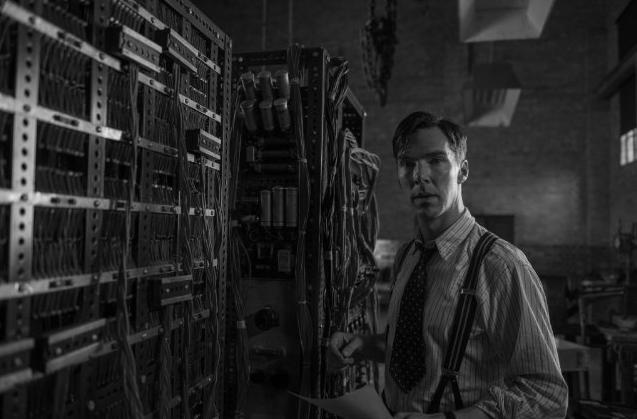
#> input picture python/basic_tool/color/images/inputs/cover_gray.png, 637 x 419 px; the run also reads 1 picture not shown here
$ python open_cv.py
#> lines starting #> are read from the running program, lines starting #| are printed output that depends on the picture; pictures that were not available may be replaced by others from this repository, and a replacement may not be noted
import cv2 as cv
import matplotlib.pyplot as plt


def main():
    # both read in IMREAD_UNCHANGE type
    # if the color is grayscale, there will be only one channel
    unchanged_image = cv.imread('./images/inputs/cover_gray.png', cv.IMREAD_UNCHANGED)
#> unchanged_image is the input picture: shape (419, 637); min 0, max 232, mean 38.9
    print(unchanged_image.shape)
#| (419, 637)
    plt.imshow(unchanged_image, cmap='gray')
    plt.show()
    # the color image read by cv will be bgr type not rgb
    unchanged_image = cv.imread('./images/inputs/cover.png', cv.IMREAD_UNCHANGED)
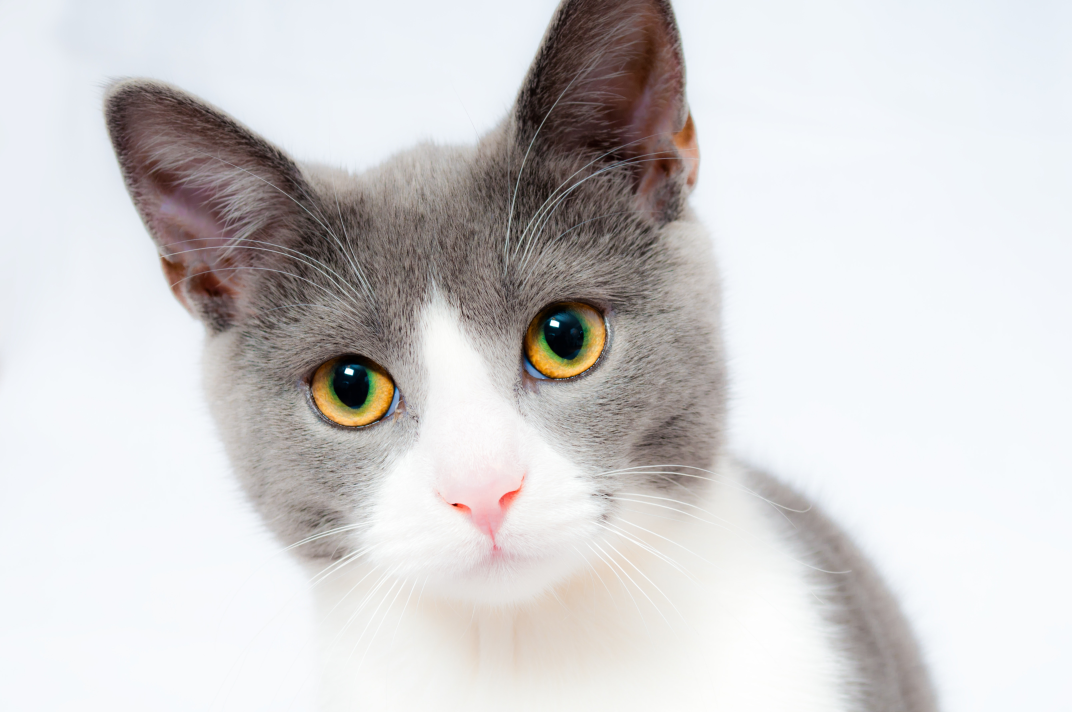
#> input picture python/basic_tool/tranfer/fast-fourier-transform/images/inputs/cat_picture.jpg, 5360 x 3560 px, given in place of cover.png, which was not available (shown at 1/5 size)
#> unchanged_image is the input picture: shape (3560, 5360, 3); mean B, G, R 208.7, 208.3, 210.2
    print(unchanged_image.shape)
#| (3560, 5360, 3)
    plt.imshow(unchanged_image)
    plt.show()
    # split b, g, r three channel and merge back
    b, g, r = cv.split(unchanged_image)
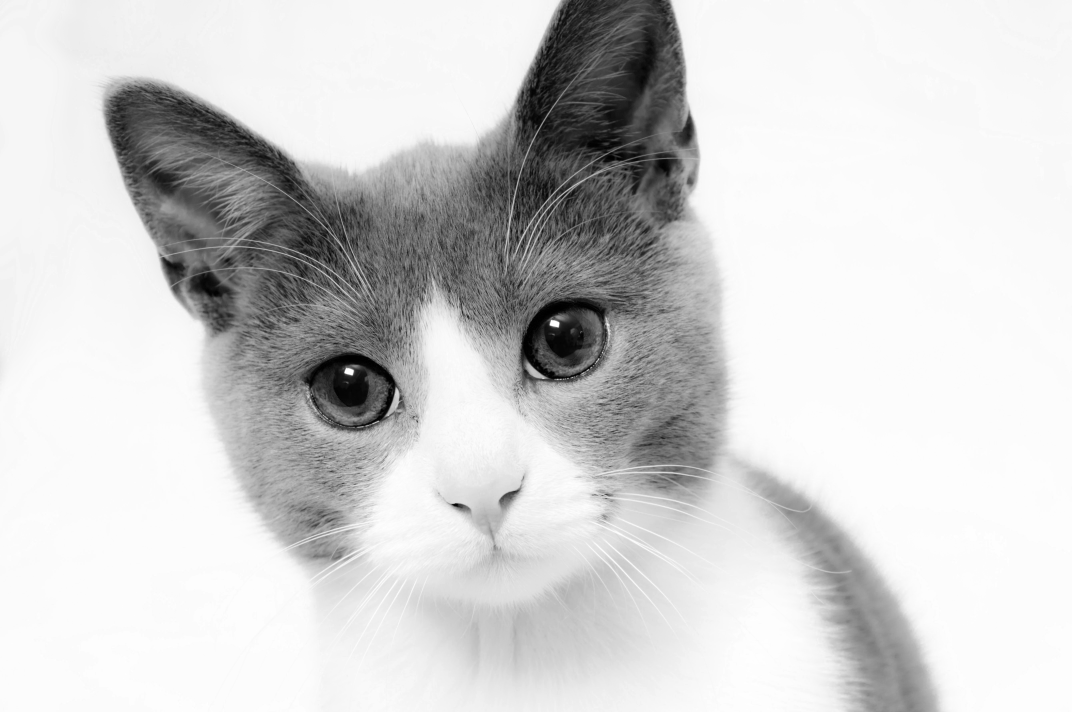
#> b: shape (3560, 5360) (shown at 1/5 size); min 0, max 255, mean 208.7
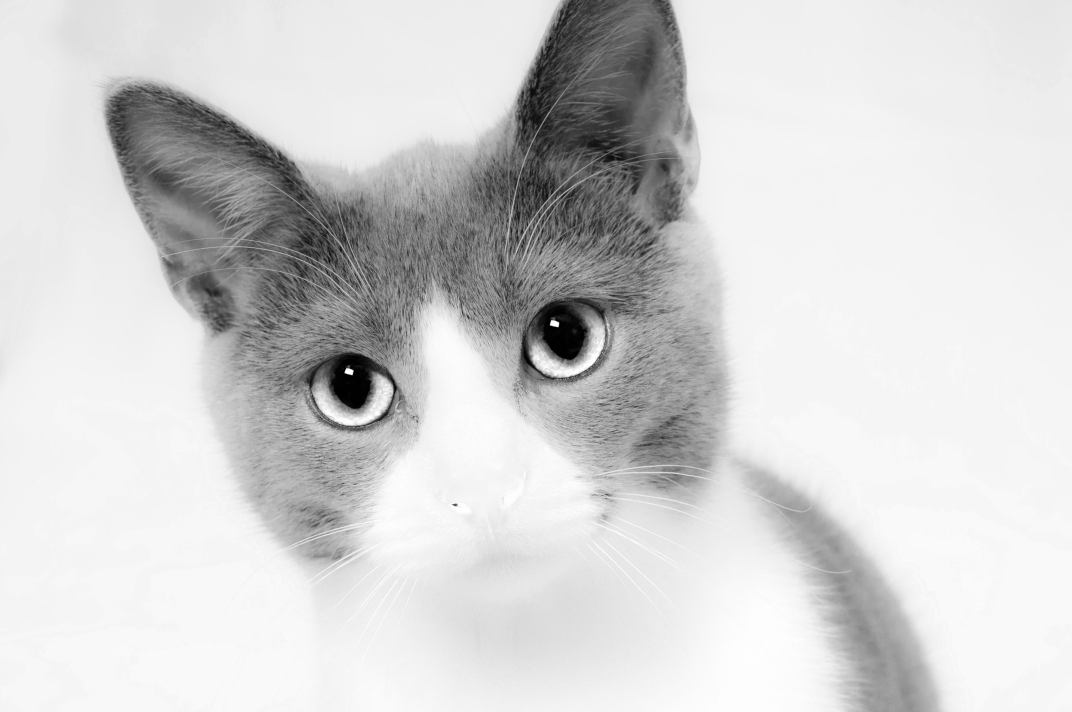
#> r: shape (3560, 5360) (shown at 1/5 size); min 0, max 255, mean 210.2
    merge_image = cv.merge((b, g, r))
    print(merge_image.shape)
#| (3560, 5360, 3)
    plt.imshow(merge_image)
    plt.show()
    # check the merge image different with original
    cv.imwrite('./images/outputs/cv_merge.png', merge_image)
    merge_image = cv.imread('./images/outputs/cv_merge.png', cv.IMREAD_UNCHANGED)
    print(unchanged_image - merge_image)
#> (printed output is left out)
    # if need to change back to rgb, need to convert bgr to rgb by cv.cvtColor
    rgb_image = cv.cvtColor(unchanged_image, cv.COLOR_BGR2RGB)
    print(rgb_image.shape)
#| (3560, 5360, 3)
    plt.imshow(rgb_image)
    plt.show()
    # JPEG
    unchanged_image = cv.imread('./images/inputs/cat_picture.jpg', cv.IMREAD_UNCHANGED)
    rgb_image = cv.cvtColor(unchanged_image, cv.COLOR_BGR2RGB)
    print(rgb_image.shape)
#| (3560, 5360, 3)
    plt.imshow(rgb_image)
    plt.show()


if __name__ == '__main__':
    main()
